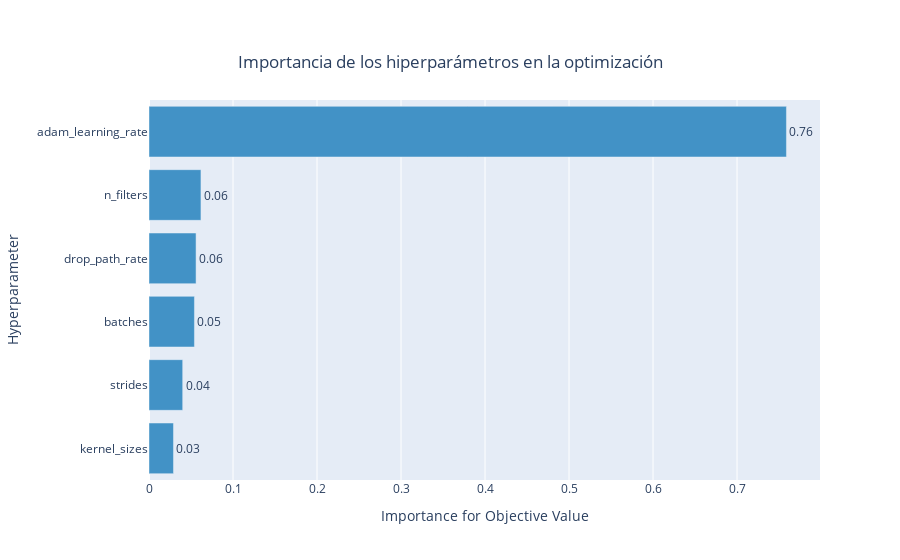

Source (notebook cell):
### Markdown cell above
# Graficas obtenidas de la optimización

### Code cell
# import plotly.io as pio
fig = optuna.visualization.plot_param_importances(study_GRU)
# pio.write_image(fig, 'nombre_del_archivo.png')
config = {
  'toImageButtonOptions': {
    'format': 'png', # one of png, svg, jpeg, webp
    'filename': 'custom_image',
    'height': 500,
    'width': 1000,
    'scale':4 # Multiply title/legend/axis/canvas sizes by this factor
  }
}
fig.update_layout(title={
                    'text':"Importancia de los hiperparámetros en la optimización",
                    'x':0.5, #Centrar el título horizontalmente
                    'y':0.90, #Posicionar el título en la parte superior
                    'xanchor': 'center',
                    'yanchor': 'top'})
fig.show( config=config)

### Figure 1 — Plotly figure (JSON) as saved in the notebook; plotly's stock layout.template omitted (floating-point values rounded to 4 significant figures)
{"data": [{"cliponaxis": false, "hovertemplate": ["kernel_sizes (CategoricalDistribution): 0.02913202191701929<extra></extra>", "strides (IntDistribution): 0.040106660778172404<extra></extra>", "batches (IntDistribution): 0.054080153387924816<extra></extra>", "drop_path_rate (FloatDistribution): 0.056021927449091055<extra></extra>", "n_filters (IntDistribution): 0.06183589471508601<extra></extra>", "adam_learning_rate (FloatDistribution): 0.7588233417527065<extra></extra>"], "marker": {"color": "rgb(66,146,198)"}, "orientation": "h", "text": ["0.03", "0.04", "0.05", "0.06", "0.06", "0.76"], "textposition": "outside", "type": "bar", "x": [0.02913, 0.04011, 0.05408, 0.05602, 0.06184, 0.7588], "y": ["kernel_sizes", "strides", "batches", "drop_path_rate", "n_filters", "adam_learning_rate"]}], "layout": {"showlegend": false, "title": {"text": "Importancia de los hiperparámetros en la optimización", "x": 0.5, "xanchor": "center", "y": 0.9, "yanchor": "top"}, "xaxis": {"title": {"text": "Importance for Objective Value"}}, "yaxis": {"title": {"text": "Hyperparameter"}}}}
